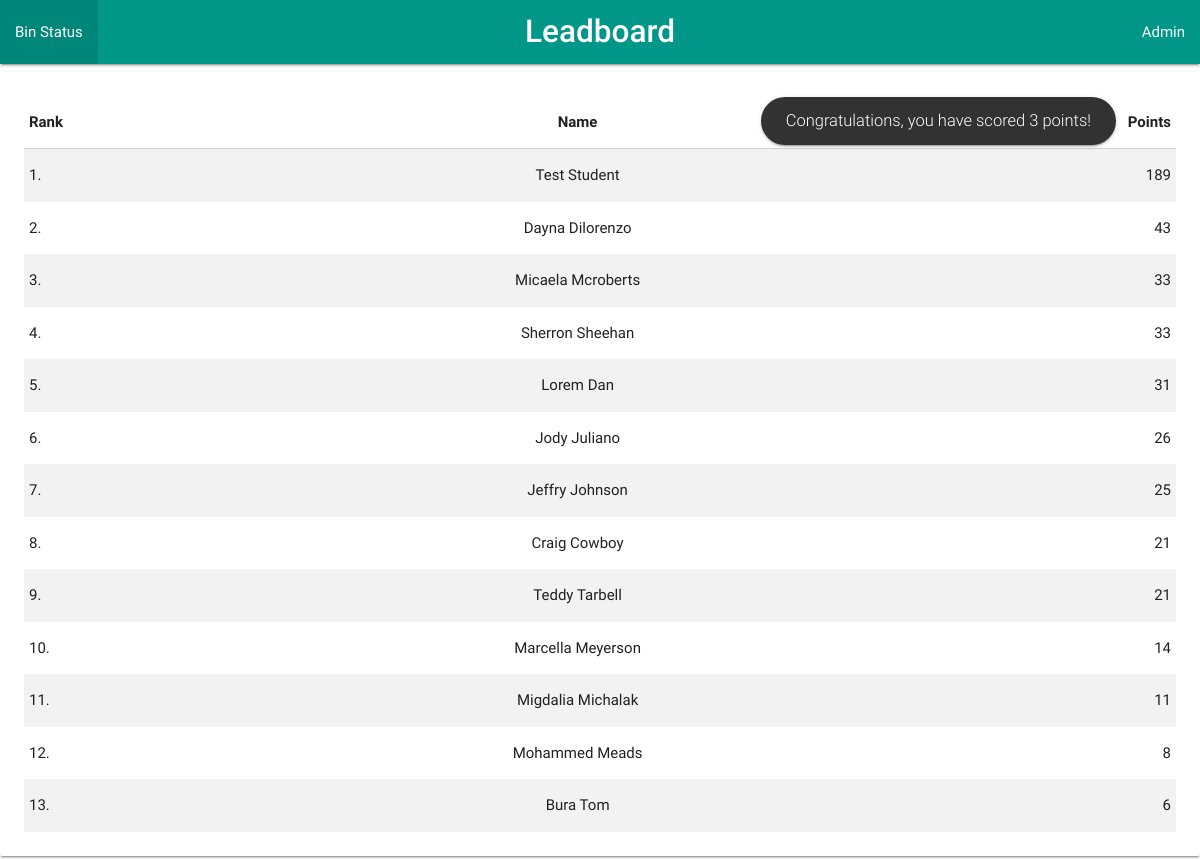
The page /bin/scoreboard/ on the database its author committed.
### bin/models.py (models this page shows, shortened)
class Student(models.Model):
    full_name = models.CharField(max_length=250, default='')
    score = models.IntegerField(default=0)
    last_ts = models.IntegerField(default=0)
    current_ts = models.IntegerField(default=0)
    gender = models.CharField(max_length=10, default='')
    prof_img = models.CharField(max_length=250, default='')
    id_num = models.CharField(max_length=250, default='')

### bin/views.py (the view)
# urls.py: path('scoreboard/', views.scoreboard),
def scoreboard(request):
	scanned_id = CurrentId.objects.all().filter(pk=1)[0]
	score = ArduScore.objects.all().filter(pk=1)[0]
	score = score.score
	scanned_id = scanned_id.id_num
	if score != 0 and score > 1:
		msg = 'Congratulations, you have scored ' + str(score) + ' points!'
	elif score == 1:
		msg = msg = 'Congratulations, you have scored 1 point!'
	else:
		msg = 'You have scored 0 points!'
	stdt = Student.objects.filter(id_num=scanned_id)[0]
	priv_score = stdt.score
	print('Priv Score', priv_score)
	Student.objects.filter(id_num=scanned_id).update(score=score+priv_score)
	all_stds = Student.objects.all().order_by('-score')
	args={'all_stds': all_stds, 'msg': msg,}
	print(scanned_id, score)
	return render(request, 'bin/scoreboard.html', args)

### bin/templates/bin/scoreboard.html (shortened to what this page needs)
{% extends 'bin/base.html' %}
{% load static %}
{% block content %}
            <div class="card-panel">
                <table class="striped highlight">
                    <thead>
                        <tr>
                            <th class="left">Rank</th>
                            <th class="center">Name</th>
                            <th class="right">Points</th>
                        </tr>
                    </thead>
                    <tbody>
                    	{% for i in all_stds %}
                        <tr>
                            <td class="left">{{forloop.counter}}.</td>
                            <td class="center">{{i.full_name}}</td>
                            <td class="right">{{i.score}}</td>
                        </tr>
                        {% endfor %}
                    </tbody>
                    </table>
            </div>
{% endblock content %}

### bin/templates/bin/base.html (shortened to what this page needs)
{% load static %}
<!DOCTYPE html>
<html>
<head>
    <link rel="stylesheet" type="text/css" href="{% static "bin/css/material-icons.css" %}" media="screen,projection" />
    <link rel="stylesheet" type="text/css" href="{% static "bin/css/materialize.min.css" %}"  media="screen,projection" />
    <link rel="stylesheet" href="{% static "bin/css/jquery.lineProgressbar.min.css" %}">
</head>
<body>
        <nav>
            <div class="nav-wrapper teal">
                <a href="http://46.101.144.34:9000/bin/scoreboard/" class="brand-logo center"><strong>Leadboard</strong></a>
                <ul id="nav-mobile" class="right">
                    <li>
                    <a href="/admin/">Admin</a>
                    </li>
                </ul>
                <ul id="nav-mobile" class="left">
                    <li>
                    <a class="modal-trigger" href="http://46.101.144.34:9000/bin/bin_stat/">Bin Status</a>
                    </li>
                </ul>
            </div>
        </nav>
    {% block content %}
    {% endblock content %}
</body>
</html>

### rows shown on the page
Student: full_name "Test Student", score "189"
Student: full_name "Dayna Dilorenzo", score "43"
Student: full_name "Micaela Mcroberts", score "33"
Student: full_name "Sherron Sheehan", score "33"
Student: full_name "Lorem Dan", score "31"
Student: full_name "Jody Juliano", score "26"
Student: full_name "Jeffry Johnson", score "25"
Student: full_name "Craig Cowboy", score "21"
Student: full_name "Teddy Tarbell", score "21"
Student: full_name "Marcella Meyerson", score "14"
Student: full_name "Migdalia Michalak", score "11"
Student: full_name "Mohammed Meads", score "8"
Student: full_name "Bura Tom", score "6"
